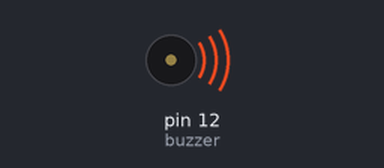
The sketch below on a simulated Arduino Uno, built with avr-gcc and run on an emulated ATmega328P. On the bench: buzzer (waves = sounding, pin HIGH).

Above: at 0.1 s.
Timing chart, 0 to 1.6 s (numbered marks = the images above):
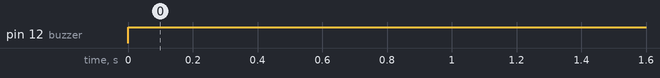

Measured:
- by itself, pin 12 (buzzer): LOW → HIGH at 0.00 s

The sketch:

ir.ino
```cpp
#define irSensor 15

#include <Servo.h>
int buzzer = 12;
int servoPin = 2;
bool isUnlocked;
bool irTriggered;
Servo Servo1;

void openLock() {
  if (!irTriggered && !isUnlocked) {
    return;
  }
  int pos;
  Servo1.attach(servoPin);
  for (pos = 0; pos <= 180; pos += 1) {
    Servo1.write(pos);
    delay(15);
  }
  Servo1.detach();
  isUnlocked = true;
  irTriggered = false;
}

void closeLock() {
  if (!irTriggered && isUnlocked) {
    return;
  }

  int pos;
  Servo1.attach(servoPin);

  for (pos = 180; pos >= 0; pos -= 1) {
    Servo1.write(pos);
    delay(15);
  }
  delay(1000);
  Servo1.detach();

  isUnlocked = false;
  irTriggered = false;
}

void setup() {
  Serial.begin(115200);
  pinMode(irSensor, INPUT);
  pinMode(buzzer, OUTPUT);
}

void loop() {
  digitalWrite(buzzer, HIGH);
}
```
